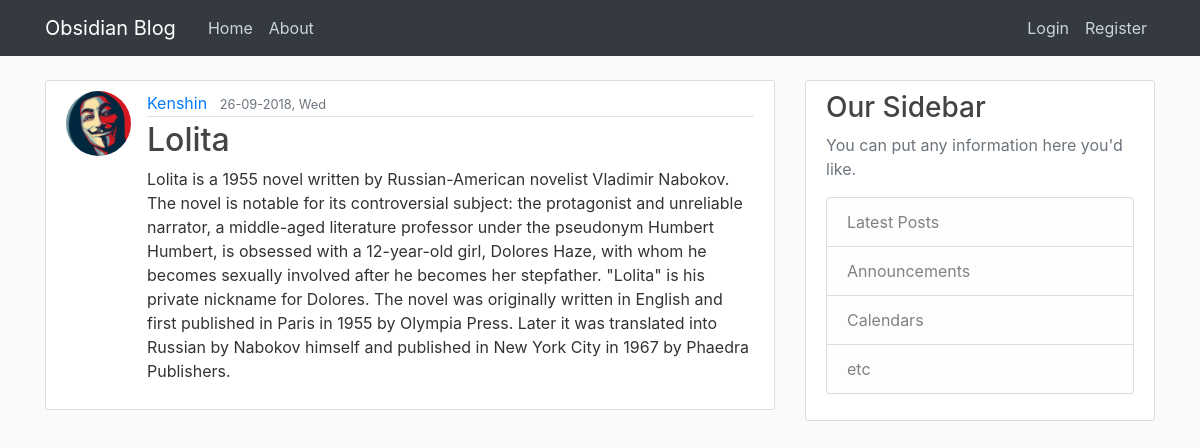
Screenshot of /post/3 with the database file from the repository.
### flaskblog/models.py (models this page shows, shortened)
class User(db.Model, UserMixin):
    id = db.Column(db.Integer, primary_key=True)
    username = db.Column(db.String(20), unique=True, nullable=False)
    email = db.Column(db.String(120), unique=True, nullable=False)
    image_file = db.Column(db.String(20), nullable=False, default='default.jpg')
    password = db.Column(db.String(60), nullable=False)
    posts = db.relationship('Post', backref='author', lazy=True)

class Post(db.Model):
    id = db.Column(db.Integer, primary_key=True)
    title = db.Column(db.String(100), nullable=False)
    date_posted = db.Column(db.DateTime, nullable=False, default=datetime.utcnow)
    content = db.Column(db.Text, nullable=False)
    user_id = db.Column(db.Integer, db.ForeignKey('user.id'), nullable=False)

### flaskblog/routes.py (the view)
@app.route('/post/<int:post_id>')
def post(post_id):
    post = Post.query.get_or_404(post_id)
    return render_template('post.html', title=post.title, post=post)

### flaskblog/templates/post.html (shortened to what this page needs)
{% extends "layout.html" %}
{% block content %}
    <article class="media content-section">
        <img class="rounded-circle article-img" src="{{ url_for('static', filename='profile_pics/' + post.author.image_file) }}">
        <div class="media-body">
            <div class="article-metadata">
                <a class="mr-2" href="{{ url_for('user_posts', username=post.author.username) }}">{{ post.author.username }}</a>
                <small class="text-muted">{{ post.date_posted.strftime('%d-%m-%Y, %a') }}</small>
            </div>
            <h2 class="article-title">{{ post.title }}</h2>
            <p class="article-content">{{ post.content }}</p>
        </div>
    </article>
{% endblock content %}

### flaskblog/static/main.css (style rules this page uses)
body { background: #fafafa; color: #333333; margin-top: 5rem; }
h1, h2, h3, h4, h5, h6 { color: #444444; }
.content-section { background: #ffffff; padding: 10px 20px; border: 1px solid #dddddd; border-radius: 3px; margin-bottom: 20px; }
.article-title { color: #444444; }
.article-content { white-space: pre-line; }
.article-img { height: 65px; width: 65px; margin-right: 16px; }
.article-metadata { padding-bottom: 1px; margin-bottom: 4px; border-bottom: 1px solid #e3e3e3 }

### rows the page displays
User: image_file (placeholder picture), author.username "Kenshin"
Post: date_posted "26-09-2018, Wed", title "Lolita", content "Lolita is a 1955 novel written by Russian-American novelist Vladimir Nabokov. The novel is notable for its controversial subject: the protagonist and unreliable narrator, a middle-aged literature professor under the pseudonym Humbert Humbert, is obsessed with a 12-year-old girl, Dolores Haze, with whom he becomes sexually involved after he becomes her stepfather. \"Lolita\" is his private nickname for Dolores. The novel was originally written in English and first published in Paris in 1955 by Olympia Press. Later it was translated into Russian by Nabokov himself and published in New York City in 1967 by Phaedra Publishers."
